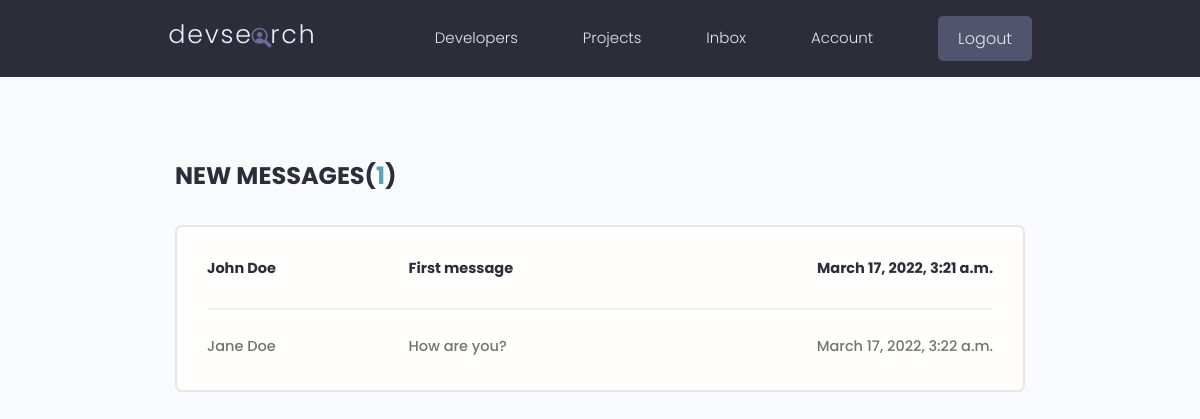
The page /inbox/ (signed in) on the database as committed earlier.
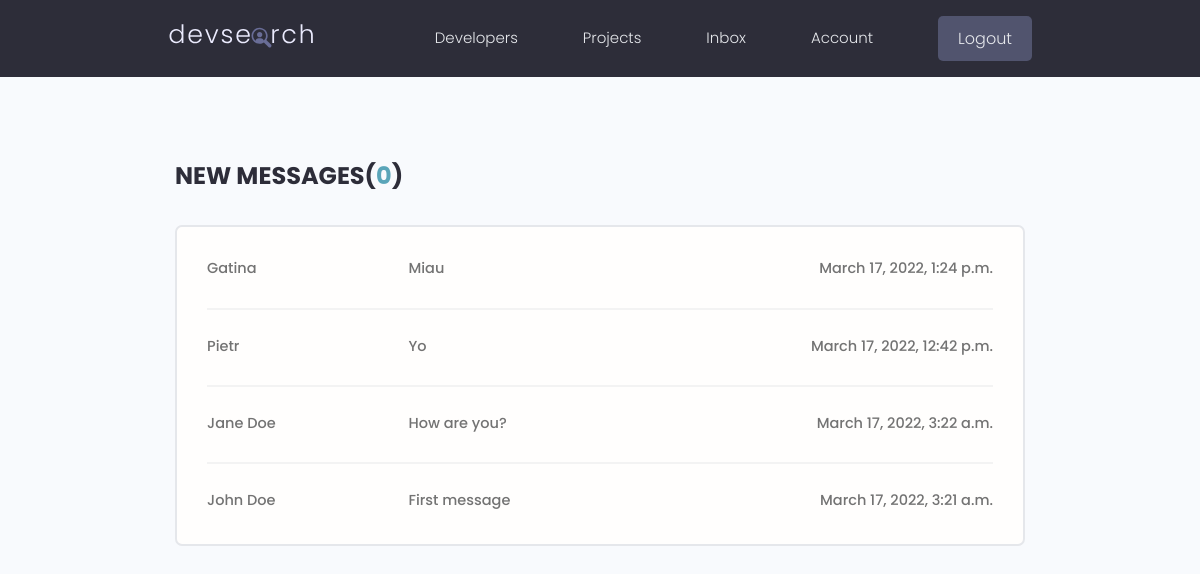
The same page on the database as committed later.
### developer/models.py (models this page shows, shortened)
class Message(models.Model):
    id = models.UUIDField(default=uuid.uuid4,
                          primary_key=True, unique=True, editable=False)
    sender = models.ForeignKey(
        Developer, on_delete=models.CASCADE, null='True', blank=True)
    receiver = models.ForeignKey(
        Developer, on_delete=models.CASCADE, null='True', blank=True, related_name='messages')
    name = models.CharField(max_length=200, blank=True, null=True)
    email = models.EmailField(max_length=200, blank=True, null=True)
    subject = models.CharField(max_length=200, blank=True, null=True)
    body = models.TextField()
    is_read = models.BooleanField(default=False, null=True)
    created = models.DateTimeField(auto_now_add=True)
    class Meta:
        ordering = ['is_read', '-created']

### developer/views.py (the view)
# urls.py: path('inbox/', views.inbox, name='inbox'),
@login_required(login_url='developer:login')
def inbox(request):
    developer = request.user.developer
    messages_received = developer.messages.all()
    unread_count = messages_received.filter(is_read=False).count()
    context = {'messages_received': messages_received,
               'unread_count': unread_count}
    template_name = 'developer/inbox.html'
    return render(request, template_name, context)

### developer/templates/developer/inbox.html
{% extends 'main.html' %}
{% block content %}
<main class="inbox my-xl">
    <div class="content-box">
        <h3 class="inbox__title">New Messages(<span>{{ unread_count }}</span>)</h3>
        <ul class="messages">
            {% for message in messages_received %}
            {% if message.is_read == False %}
            <li class="message message--unread">
                {% else %}
            <li class="message message">
                {% endif %}
                <a href="{% url 'developer:view_message' message.id %}">
                    <span class="message__author">{{ message.name }}</span>
                    <span class="message__subject">{{ message.subject }}</span>
                    <span class="message__date">{{ message.created }}</span>
                </a>
            </li>
            {% endfor %}
        </ul>
    </div>
</main>
{% endblock %}

Rows that differ between the two databases and show on the page:
added Message: name "Gatina", subject "Miau", created "March 17, 2022, 1:24 p.m."
added Message: name "Pietr", subject "Yo", created "March 17, 2022, 12:42 p.m."
shown differently, row unchanged: Message "Jane Doe": moves up the list
changed Message "John Doe": is_read False → True (drawn)
Other text that changed with them:
{{ unread_count }}: "1" → "0"
